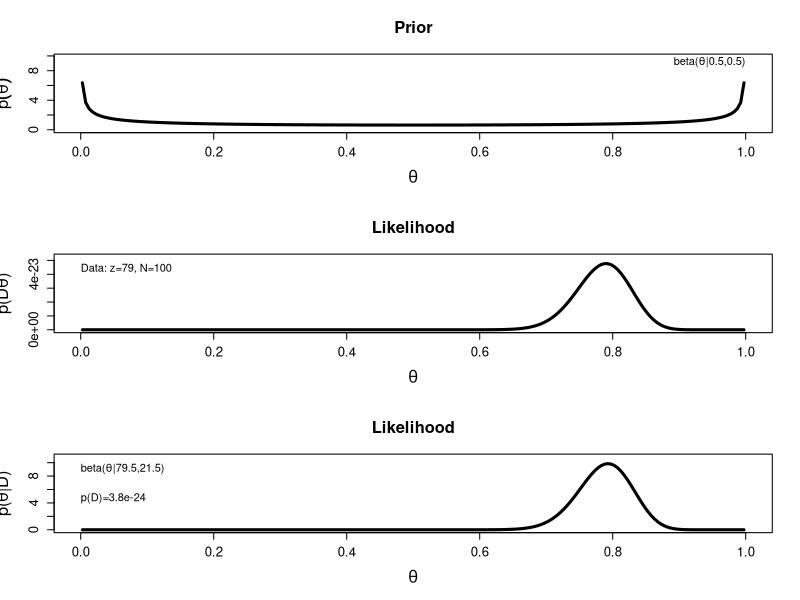

The R source for this figure:
bernoulliBeta <- function (a=1, b=1) {
    par(mfrow=c(3, 1))
    N = 100
    data <- rbinom(N, 1, .8)
    z <- sum(data==1)

    posterior.param <- c(a+z, b+N-z)
    pData <- beta(posterior.param[1], posterior.param[2]) / beta(a, b)

    binwidth <- .005
    theta <- seq(from=binwidth/2, to=1-(binwidth/2), by=binwidth)
    pTheta <- dbeta(theta, a, b)

    # N flips, z Heads
    pDataGivenTheta <- theta^z * (1-theta)^(N-z)
    pThetaGivenData <- dbeta(theta, a+z, b+N-z)

    maxY <- max(c(pTheta, pThetaGivenData))

    # plot the prior
    plot(theta, pTheta, type="l", lwd=3, xlim=c(0,1), ylim=c(0, maxY), cex.axis=1.2,
         xlab=bquote(theta), ylab=bquote(p(theta)), cex.lab=1.5,
         main="Prior", cex.main=1.5)

    if (a > b) {
        textX <- 0
        textadj <- c(0,1)
    } else {
        textX <- 1
        textadj <- c(1,1)
    }

    text(textX, max(pThetaGivenData), bquote("beta("*theta*"|"*.(a)*","*.(b)*")" ),
         cex=1.0, adj=textadj)
    # plot the prior
    plot(theta, pDataGivenTheta, type="l", lwd=3, xlim=c(0,1), ylim=c(0, 1.1*max(pDataGivenTheta)),
         cex.axis=1.2, xlab=bquote(theta), ylab=bquote("p(D" * theta * ")"), cex.lab=1.5,
         main="Likelihood", cex.main=1.5)

    if (z>.5*N) {
        textX=0
        textadj=c(0,1)
    } else {
        textX = 1
        textadj = c(1,1)
    }
    text(textX , max(pDataGivenTheta) , cex=1.0 ,
         bquote("Data: z=" * .(z) * ", N=" * .(N) ), adj=textadj)

    # plot the posterior
    plot(theta, pThetaGivenData, type="l", lwd=3, xlim=c(0,1), ylim=c(0, 1.1*max(pThetaGivenData)),
         cex.axis=1.2, xlab=bquote(theta), ylab=bquote("p(" * theta * "|D)"), cex.lab=1.5,
         main="Likelihood", cex.main=1.5)

    if(a+z > b+N-z){
        textX=0
        textadj=c(0,1)
    } else {
        textX = 1
        textadj = c(1,1)
    }

    text(textX , max(pThetaGivenData) , cex=1.0,
         bquote("beta(" * theta * "|" * .(a+z) * "," * .(b+N-z) * ")") , adj=textadj)

    # P(D)
    text(textX, .75*max(pThetaGivenData), cex=1.0,
         bquote("p(D)=" * .(signif(pData, 3))), adj=c(0,2))

    par(mfrow=c(1,1))

    # mean of the posterior
    (z+a) / (N + a + b)
}

bernoulliBeta(.5, .5)
